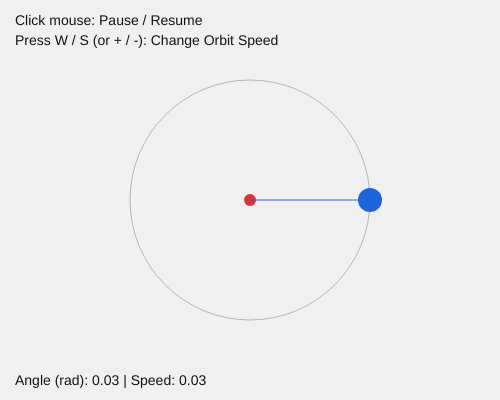
Frame 1 (no input)
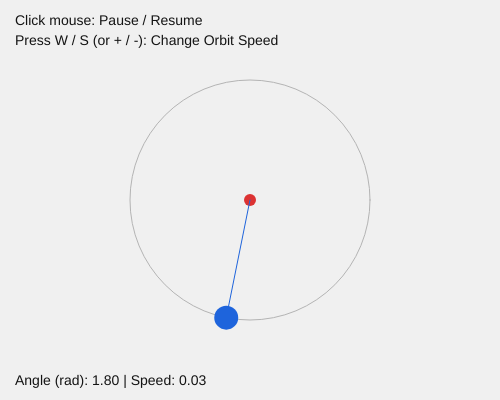
Frame 60 (no input)
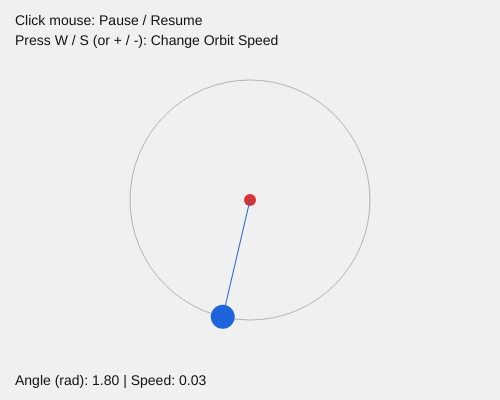
Frame 120 (the mouse pressed at the canvas centre since frame 60)

The p5.js sketch that drew these frames (run headless with seeded random() and noise() and a simulated clock; from frame 60 on, the mouse is pressed at the canvas centre):

// p5.js sketch
// ── sketch.js
let centerX;
let centerY;
let orbitRadius = 120;
let currentAngle = 0;
let angularSpeed = 0.03;
let isPaused = false;

function setup() {
  createCanvas(500, 400);
  centerX = width / 2;
  centerY = height / 2;
}

function draw() {
  background(240);

  noFill();
  stroke(180);
  ellipse(centerX, centerY, orbitRadius * 2);
  
  fill(220, 50, 50);
  noStroke();
  ellipse(centerX, centerY, 12, 12);
  let dotX = centerX + orbitRadius * cos(currentAngle);
  let dotY = centerY + orbitRadius * sin(currentAngle);

  fill(30, 100, 220);
  ellipse(dotX, dotY, 24, 24);

  stroke(30, 100, 220);
  line(centerX, centerY, dotX, dotY);

  if (!isPaused) {
    currentAngle = currentAngle + angularSpeed;
  }

  fill(20);
  noStroke();
  textSize(14);
  text("Click mouse: Pause / Resume", 15, 25);
  text("Press W / S (or + / -): Change Orbit Speed", 15, 45);
  text("Angle (rad): " + currentAngle.toFixed(2) + " | Speed: " + angularSpeed.toFixed(2), 15, height - 15);
}

function mousePressed() {
  if (mouseX >= 0 && mouseX <= width && mouseY >= 0 && mouseY <= height) {
    isPaused = !isPaused;
  }
}
function keyPressed() {
  if (key === 'w' || key === 'W' || key === '+' || key === '=') {
    angularSpeed += 0.01;
  } else if (key === 's' || key === 'S' || key === '-' || key === '_') {
    angularSpeed = max(0.01, angularSpeed - 0.01);
  }
}
